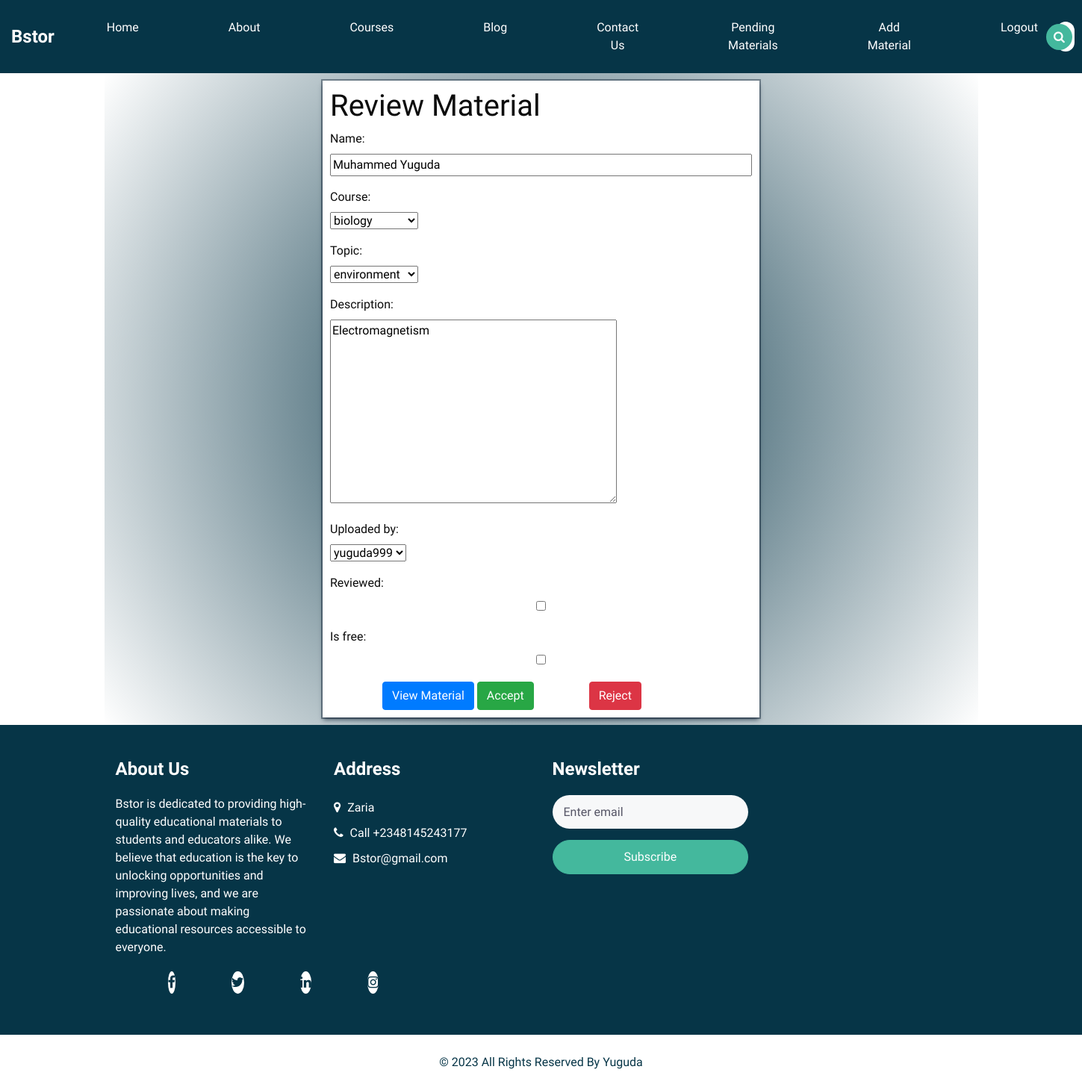
The app's page /materials/9/update/ (signed in) with its own data.
### base/models.py (models this page shows, shortened)
class Material(models.Model):
    file = models.FileField(upload_to='uploads/')
    drive_id = models.CharField(max_length=255, blank=True, null=True)
    name = models.CharField(max_length=255)
    course = models.ForeignKey(Course, on_delete=models.CASCADE)
    topic = models.ForeignKey(Topic, on_delete=models.CASCADE)
    description = models.TextField()
    updated = models.DateTimeField(auto_now=True)
    uploaded_by = models.ForeignKey(User, on_delete=models.CASCADE)
    created = models.DateTimeField(auto_now_add=True)
    reviewed = models.BooleanField(default=False)
    is_free = models.BooleanField(default=False)
    class Meta:
        ordering = ['-updated', '-created']

class Course(models.Model):
    id = models.UUIDField(primary_key=True, default=uuid.uuid4, editable=False)
    name = models.CharField(max_length=255)
    def __str__(self):
        return self.name

class Topic(models.Model):
    id = models.UUIDField(primary_key=True, default=uuid.uuid4, editable=False)
    name = models.CharField(max_length=255)
    course = models.ForeignKey(Course, on_delete=models.CASCADE, null=True, blank=True)
    def __str__(self):
        return self.name

### base/views.py (the view, shortened to what this page needs)
# urls.py: path('materials/<str:pk>/update/', views.update_material, name='update_material'),
@user_passes_test(lambda u: u.is_staff)
@staff_member_required
def update_material(request, pk):
    try:
        material = Material.objects.get(id=pk)
    except Material.DoesNotExist:
        raise Http404("Material does not exist")
    form = MaterialUpdateForm(request.POST or None, request.FILES or None, instance=material)
    context = {
        'form': form,
        'material': material,
    }
    return render(request, 'update_material.html', context)

### base/forms.py
class MaterialUpdateForm(forms.ModelForm):
    class Meta:
        model = Material
        exclude = ['file', 'drive_id']
    def __init__(self, *args, **kwargs):
        instance = kwargs.get('instance', None)
        super().__init__(*args, **kwargs)
        if instance:
            self.fields['topic'].initial = instance.topic
            self.fields['course'].initial = instance.course

### templates/update_material.html (shortened to what this page needs)
{% include 'header.html' %}
  <div class="container bg">
    <div class="row justify-content-center">
      <div class="col-lg-6 inner-box">
        <h1>Review Material</h1>
        <form method="POST" enctype="multipart/form-data">
    {{ form.as_p }}
          <a href="{% url 'download_file' pk=material.pk %}" class="btn btn-primary">View Material</a>
    <button type="submit" class="btn btn-success">Accept</button>
          <a href="/materials/{{material.id}}/delete/" class="btn btn-danger">Reject</a>
    </form>
      </div>
    </div>
  </div>
{% include 'footer.html' %}

### static/css/style.css (style rules this page uses)
body { font-family: 'Mulish', sans-serif; color: #0c0c0c; background: red; background-color: #ffffff; overflow-x: hidden; }
a, a:hover, a:focus { text-decoration: none; }
.btn, .btn:focus { outline: none !important; -webkit-box-shadow: none; box-shadow: none; }

### static/css/responsive.css (style rules this page uses)
@media (min-width: 1200px) { .container { max-width: 1170px; } }

### templates/update_material.html (style rules this page uses)
.inner-box { box-shadow: rgba(6, 24, 44, 0.4) 0px 0px 0px 2px, rgba(6, 24, 44, 0.65) 0px 4px 6px -1px, rgba(255, 255, 255, 0.08) 0px 1px 0px inset; background-color: #fff; padding: 10px; margin: 10px; }
label { display: block; }
input { width: 100%; }
a { margin-left: 70px; }
.bg { background: radial-gradient(circle, #063547, #fff); }

### records on screen
Material: name "Muhammed Yuguda", course "biology", topic "environment", description "Electromagnetism", uploaded_by "yuguda999"
